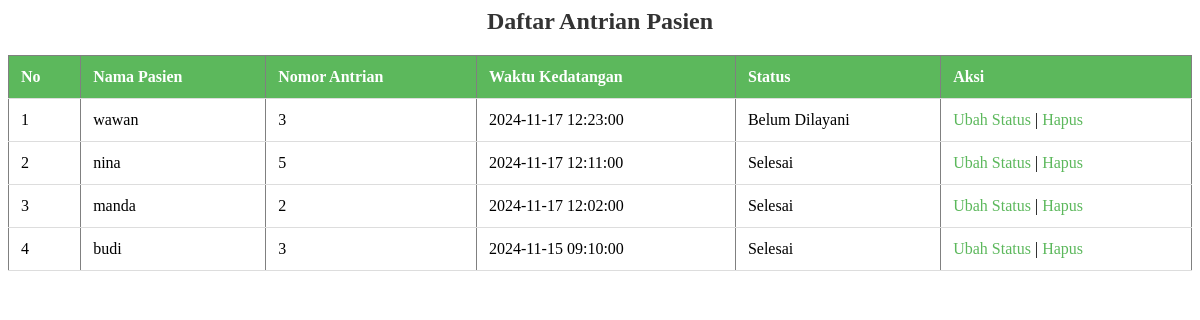
The page /modul/daftar_antrian.php on the database its author committed.
### tables this page shows
CREATE TABLE `tb_antrian` (
  `id` int(11) NOT NULL,
  `nama_pasien` varchar(100) NOT NULL,
  `nomor_antrian` int(11) NOT NULL,
  `waktu_kedatangan` datetime NOT NULL,
  `status` enum('Belum Dilayani','Selesai') DEFAULT 'Belum Dilayani'
);

### modul/daftar_antrian.php (the view, shortened to what this page needs)
<?php
include '../lib/koneksi.php';
$sql = "SELECT * FROM tb_antrian ORDER BY id DESC";
$stmt = $conn->prepare($sql);
$stmt->execute();
echo "<h2>Daftar Antrian Pasien</h2>";
echo "<table border='1'>
        <tr>
        <th>No</th>
        <th>Nama Pasien</th>
        <th>Nomor Antrian</th>
        <th>Waktu Kedatangan</th>
        <th>Status</th>
        <th>Aksi</th>
        </tr>";
$antrian = $stmt->fetchAll(PDO::FETCH_ASSOC);
if (count($antrian) > 0) {
    $no = 1;
    foreach ($antrian as $row) {
        echo "<tr>
        <td>".$no."</td>
        <td>".$row["nama_pasien"]."</td>
        <td>".$row["nomor_antrian"]."</td>
        <td>".$row["waktu_kedatangan"]."</td>
        <td>".$row["status"]."</td>
        <td><a href='ubah_status.php?id=".$row["id"]."'>Ubah
Status</a> | <a
href='hapus_antrian.php?id=".$row["id"]."'>Hapus</a></td>
        </tr>";
        $no++;
    }
    echo "</table>";
} else {
    echo "Tidak ada antrian.";
}
?>
<!DOCTYPE html>
<html lang="en">
<head>
</head>
<body>
</body>
</html>

### modul/daftar_antrian.php (style rules this page uses)
h2 { text-align: center; color: #333; }
table { width: 100%; border-collapse: collapse; margin-top: 20px; }
th, td { padding: 12px; text-align: left; border-bottom: 1px solid #ddd; }
th { background-color: #5cb85c; color: white; }
a { color: #5cb85c; text-decoration: none; }

### rows shown on the page
tb_antrian: nama_pasien "wawan", nomor_antrian "3", waktu_kedatangan "2024-11-17 12:23:00", status "Belum Dilayani"
tb_antrian: nama_pasien "nina", nomor_antrian "5", waktu_kedatangan "2024-11-17 12:11:00", status "Selesai"
tb_antrian: nama_pasien "manda", nomor_antrian "2", waktu_kedatangan "2024-11-17 12:02:00", status "Selesai"
tb_antrian: nama_pasien "budi", nomor_antrian "3", waktu_kedatangan "2024-11-15 09:10:00", status "Selesai"
